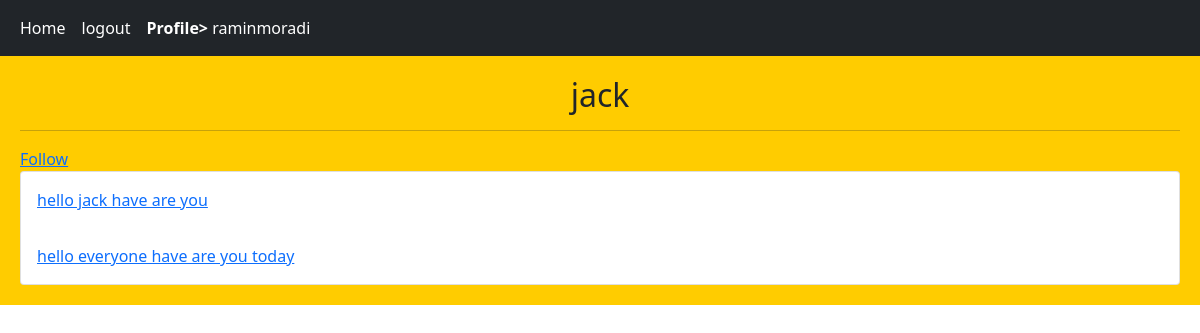
Screenshot of /accounts/profile/8/ (signed in) with the database file from the repository.
### home/models.py (models this page shows, shortened)
class Post(models.Model):
    user = models.ForeignKey(User,on_delete=models.CASCADE,related_name='posts')
    body = models.TextField()
    slug = models.SlugField()
    created = models.DateTimeField(auto_now_add=True)
    updated = models.DateTimeField(auto_now=True)
    class Meta:
        ordering = ['-created','-updated']
    def get_absolute_url(self):
        return reverse('home:post_detail', args=(self.id,self.slug))

### accounts/views.py (the view)
# urls.py: path('profile/<int:user_id>/',views.UserProfileView.as_view(),name='user_profile'),
class UserProfileView(LoginRequiredMixin,View):
    def get(self,request,user_id):
        is_following = False
        user = User.objects.get(pk=user_id)
        posts = user.posts.all()
        relation = Relation.objects.filter(from_user=request.user, to_user=user)
        if relation.exists():
            is_following = True
        return render(request,'accounts/profile.html', {'user':user,'posts':posts,'is_folowing':is_following})

### accounts/templates/accounts/profile.html (shortened to what this page needs)
{% extends 'base.html' %}
{% block content %}
    <h2 class="text-center"> {{ user.username }} </h2>
    <hr/>
    {% if request.user.id != user.id and not is_following %}
        <a href="{% url 'accounts:user_follow' user.id %}">Follow</a>
    {% elif request.user.id != user.id and is_following %}
        <a href="{% url 'accounts:user_unfollow' user.id %}">UnFollow</a>
    {% endif %}
    <div class="card">
        {%for post in posts %}
            <a href="{{ post.get_absolute_url }}" class="card-body">{{post.body|truncatewords:8 }}</a>
        {% endfor%}
    </div>
{% endblock %}

### templates/include/navbar.html
<nav class="navbar navbar-expand-lg navbar-dark bg-dark">
  <div class="container-fluid">
    <div class="navbar-nav">
      <a class="nav-link active" href="{% url 'home:index' %}">Home</a>
      {% if request.user.is_authenticated %}
        <a class="nav-link active" href="{% url 'accounts:user_logout' %}">logout</a>
      <a class="nav-link active" href="{% url 'accounts:user_profile' request.user.pk %}"><strong> Profile>  </strong> {{request.user}} </a>
      {% else %}
        <a  class="nav-link active" href = "{% url 'accounts:user_register' %}">Register</a>
        <a  class="nav-link active" href = "{% url 'accounts:user_login' %}">Login</a>
      {% endif %}
    </div>
  </div>
</nav>

### rows the page displays
Post: body "hello jack have are you"
Post: body "hello everyone have are you today"

### other values shown
{{ request.user }} "raminmoradi"
{{ user.username }} "jack"
